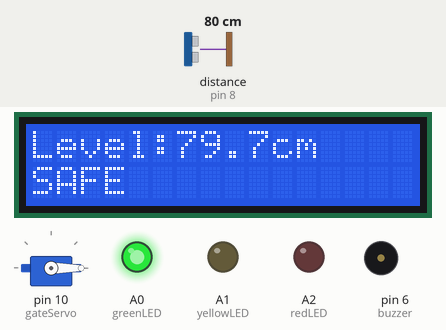
The sketch below on a simulated Arduino Uno, built with avr-gcc and run on an emulated ATmega328P. On the bench: servo, 16×2 character LCD, output pins drawn as LEDs (lit = HIGH), buzzer (waves = sounding). Wiring (inferred from the names in the program): ultrasonic range finder: trigger pin 9; echo pin 8. Inputs (shaded band) come from the test bench; at power-on: distance to the obstacle (sensor on pin 8) 80 cm. The echo pulse lasts 58.3 µs per cm; pins used as bus, display or sensor lines are not drawn.

Above: at 3.2 s.
3.3 s: distance to the obstacle (sensor on pin 8) set to 54 cm
At 4.4 s:
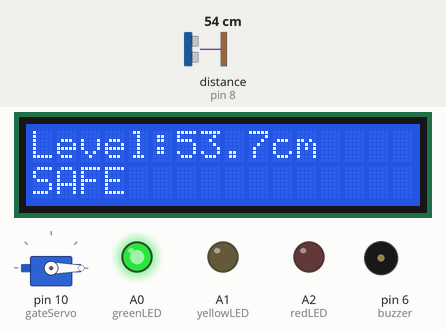
5.1 s: distance to the obstacle (sensor on pin 8) set to 45 cm
At 5.7 s:
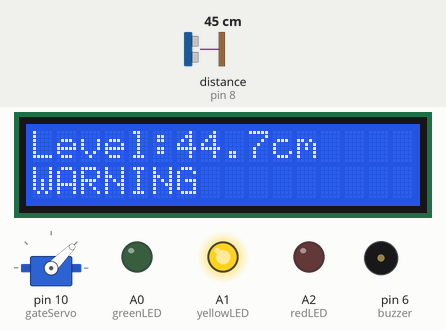
7.5 s: distance to the obstacle (sensor on pin 8) set to 32 cm
At 8.06 s:
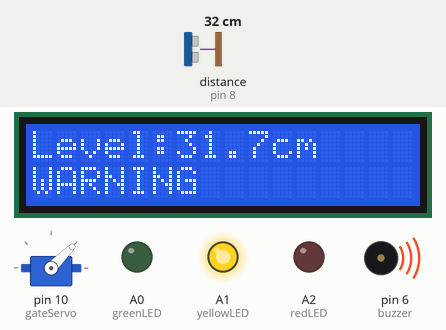
9.6 s: distance to the obstacle (sensor on pin 8) set to 27 cm
At 11.0 s:
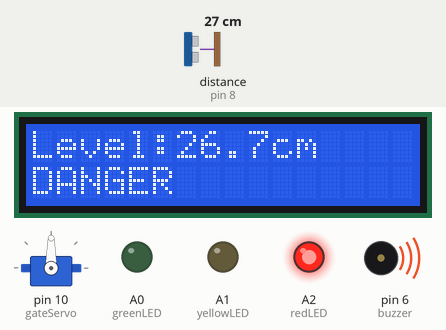
11.5 s: distance to the obstacle (sensor on pin 8) set to 35 cm
At 11.7 s:
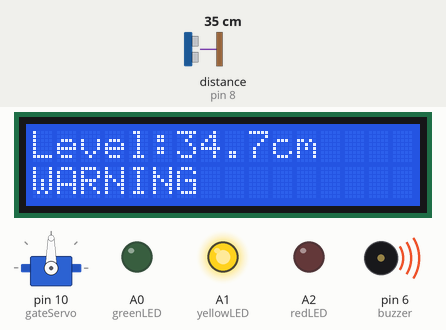
Timing chart, 0 to 14.1 s (numbered marks = the images above; inputs shaded):
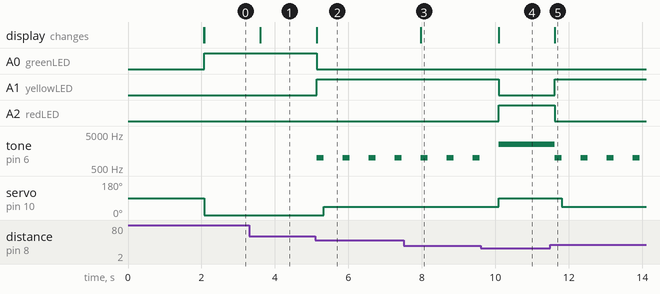

Measured:
- the behaviour switches between 51 and 50 cm on distance to the obstacle (sensor on pin 8) (found by bisection; images 1 and 2)
- the behaviour switches between 31 and 30 cm on distance to the obstacle (sensor on pin 8) (found by bisection; images 3 and 4)
- after the input at 3.3 s, the display: changes after 0.31 s (image 1)
- after the input at 5.1 s, A0 (greenLED): HIGH → LOW at once; A1 (yellowLED): LOW → HIGH at once; tone on pin 6 (buzzer): alternates 1000 Hz for 0.20 s and silent for 0.51 s, starting at once; servo on pin 10 (gateServo): 0° → 45° after 0.23 s; the display: changes at once (image 2)
- after the input at 7.5 s, the display: changes after 0.46 s (image 3)
- after the input at 9.6 s, A1 (yellowLED): HIGH → LOW after 0.49 s; A2 (redLED): LOW → HIGH after 0.49 s; servo on pin 10 (gateServo): 45° → 90° after 0.49 s; the display: changes after 0.49 s (image 4)
- after the input at 11.5 s, A1 (yellowLED): LOW → HIGH after 0.11 s; A2 (redLED): HIGH → LOW after 0.11 s; tone on pin 6 (buzzer): alternates 1000 Hz for 0.20 s and silent for 0.51 s, starting after 0.11 s; servo on pin 10 (gateServo): 90° → 45° after 0.31 s; the display: changes after 0.11 s (image 5)

The sketch:

07_Code_For_The_Solution.ino
```cpp
#include <LiquidCrystal.h>
#include <Servo.h>

// LCD Pins: RS, E, D4, D5, D6, D7
LiquidCrystal lcd(12, 11, 5, 4, 3, 2);

// Ultrasonic Sensor
const int trigPin = 9;
const int echoPin = 8;

// LEDs
const int greenLED = A0;
const int yellowLED = A1;
const int redLED = A2;

// Buzzer
const int buzzer = 6;

// Servo
Servo gateServo;

long duration;
float distance;

void setup()
{
  pinMode(trigPin, OUTPUT);
  pinMode(echoPin, INPUT);

  pinMode(greenLED, OUTPUT);
  pinMode(yellowLED, OUTPUT);
  pinMode(redLED, OUTPUT);

  pinMode(buzzer, OUTPUT);

  gateServo.attach(10);

  lcd.begin(16, 2);

  lcd.print("Dam Water");
  lcd.setCursor(0, 1);
  lcd.print("Alert System");

  delay(2000);
  lcd.clear();
}

void loop()
{
  // Trigger ultrasonic sensor
  digitalWrite(trigPin, LOW);
  delayMicroseconds(2);

  digitalWrite(trigPin, HIGH);
  delayMicroseconds(10);

  digitalWrite(trigPin, LOW);

  duration = pulseIn(echoPin, HIGH);

  distance = duration * 0.0343 / 2;

  // Display distance
  lcd.clear();
  lcd.setCursor(0, 0);
  lcd.print("Level:");
  lcd.print(distance, 1);
  lcd.print("cm");

  // SAFE
  if (distance > 50)
  {
    lcd.setCursor(0, 1);
    lcd.print("SAFE");

    digitalWrite(greenLED, HIGH);
    digitalWrite(yellowLED, LOW);
    digitalWrite(redLED, LOW);

    noTone(buzzer);

    gateServo.write(0);
  }

  // WARNING
  else if (distance > 30)
  {
    lcd.setCursor(0, 1);
    lcd.print("WARNING");

    digitalWrite(greenLED, LOW);
    digitalWrite(yellowLED, HIGH);
    digitalWrite(redLED, LOW);

    tone(buzzer, 1000);
    delay(200);
    noTone(buzzer);

    gateServo.write(45);
  }

  // DANGER
  else
  {
    lcd.setCursor(0, 1);
    lcd.print("DANGER");

    digitalWrite(greenLED, LOW);
    digitalWrite(yellowLED, LOW);
    digitalWrite(redLED, HIGH);

    tone(buzzer, 2500);

    gateServo.write(90);
  }

  delay(500);
}
```
